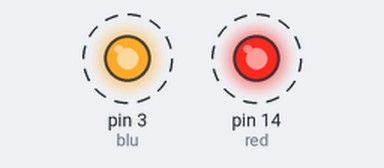
A program run on a simulated MicroPython board. On the bench: output pins drawn as LEDs (lit = HIGH). Dashed ring = blinking. Threads take turns every 2 ms.

Above: at 0.15 s.
Timing chart, 0 to 3.0 s (numbered marks = the images above):
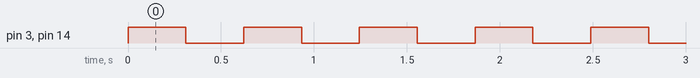

Measured:
- by itself, pin 3 (blu), pin 14 (red): alternates HIGH for 0.31 s and LOW for 0.31 s
- by itself, everything shown: repeats every 0.62 s, in 4 steps

The program:

bulbOnThread.py
```python
from machine import Pin
import utime, _thread

def glow(timeperiod,led):
    while True:
        led.toggle()
        utime.sleep(timeperiod)

red=Pin(14,Pin.OUT)
blu=Pin(3,Pin.OUT)
#red.value(1)
#blu.value(1)

_thread.start_new_thread(glow,(.311,red))
#_thread.start_new_thread(glow,(250,blu))
while True:
    blu.toggle()
    utime.sleep(.311)
```
